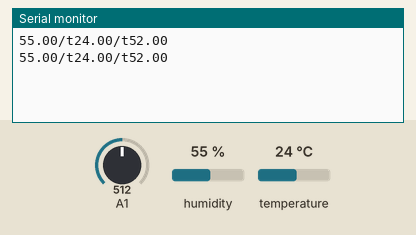
Recording of a sketch running on a simulated Arduino Uno, built with avr-gcc and run on an emulated ATmega328P. Shown: the last lines printed to the serial monitor. Inputs (shaded band) come from the test bench; at power-on: humidity 55 %, A1 = 512, temperature 24 °C.

Above: at 3.8 s.
3.9 s: humidity set to 22 %
At 7.2 s:
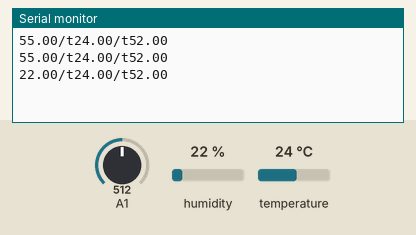
7.8 s: A1 set to 716
At 10.3 s:
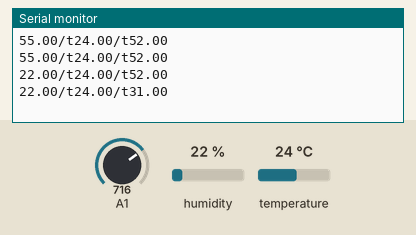
11.7 s: temperature set to 12 °C
At 13.5 s:
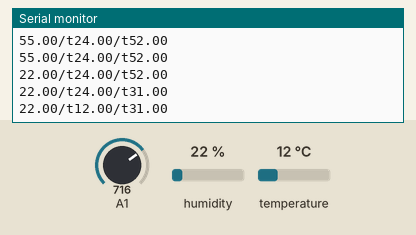
15.6 s: A1 set to 900
At 18.7 s:
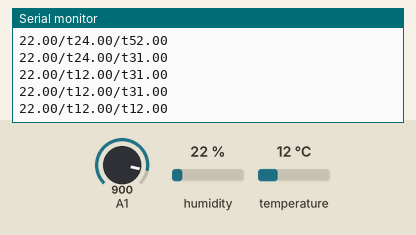
19.5 s: humidity set to 40 %
At 21.9 s:
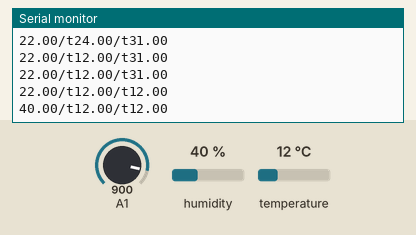
Timing chart, 0 to 23.4 s (numbered marks = the images above; inputs shaded):
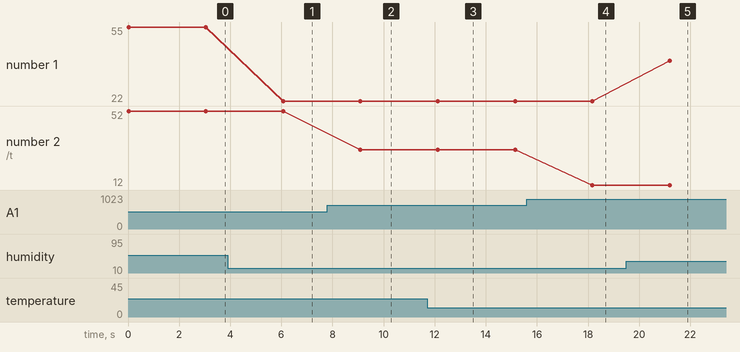

Measured:
- after the input at 3.9 s, the serial monitor: prints a new line after 2.2 s (image 1)
- after the input at 7.8 s, the serial monitor: prints a new line after 1.3 s (image 2)
- after the input at 11.7 s, the serial monitor: prints a new line after 0.42 s (image 3)
- after the input at 15.6 s, the serial monitor: prints a new line after 2.6 s (image 4)
- after the input at 19.5 s, the serial monitor: prints a new line after 1.7 s (image 5)
- plotted number 1: 55 → 22 after the input at 3.9 s, 22 → 40 after the input at 19.5 s
- plotted number 2: 52 → 31 after the input at 7.8 s

The sketch:

project_arduino.ino
```cpp
#include <dht.h>
dht DHT;
#define DHT11_PIN A0

void setup()
{
  Serial.begin(9600);
}

void loop()
{
  float chk = DHT.read11(DHT11_PIN);
  float sensorsoil = analogRead(A1);
  float soildata = float(map(sensorsoil,1023,45,0,100));
  Serial.print(DHT.humidity);
  Serial.print("/t");
  Serial.print(DHT.temperature);
  Serial.print("/t");
  Serial.print(soildata);
  Serial.println();
  delay(3000);
}
```
